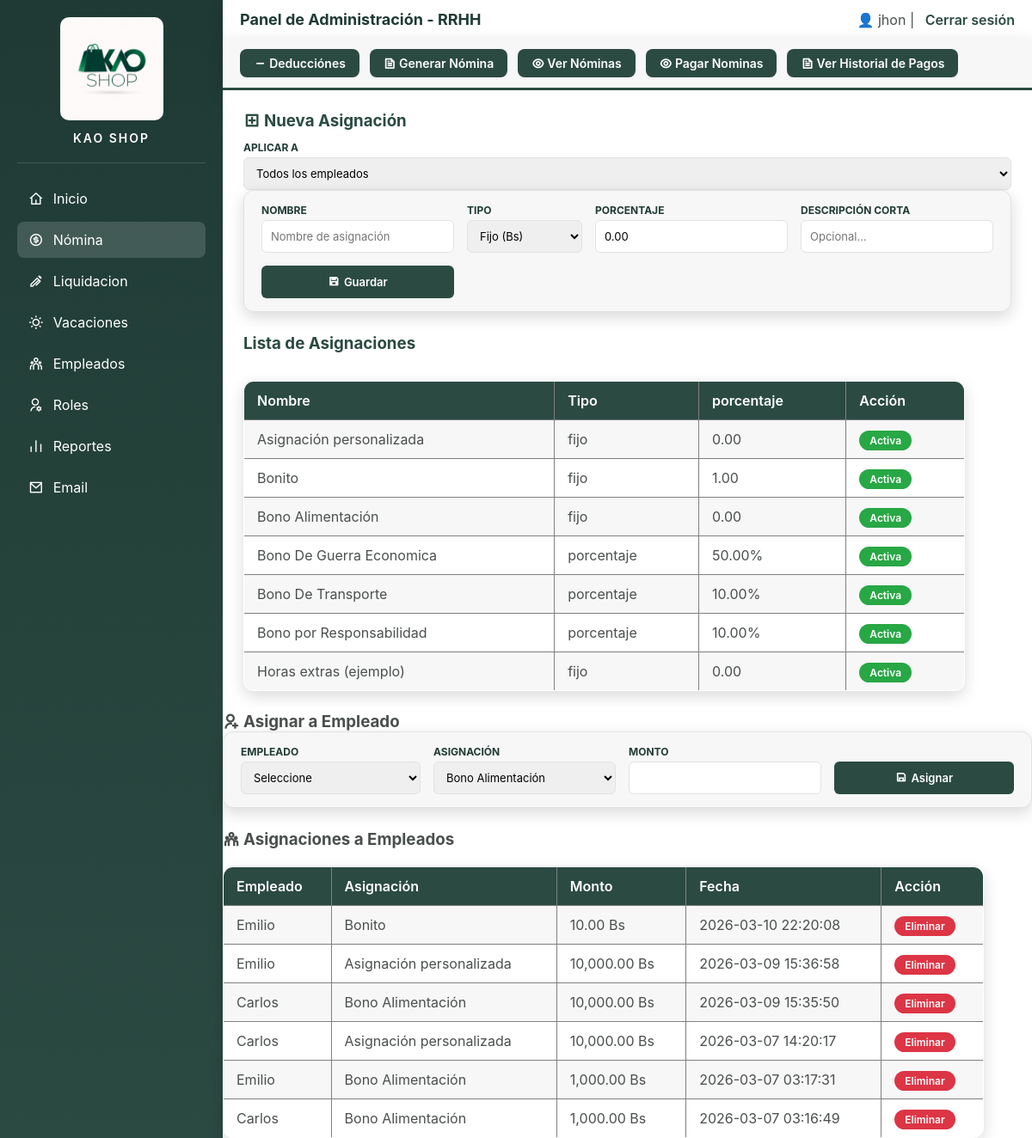
The page /PHP/asignaciones.php (signed in) on the database as committed earlier.
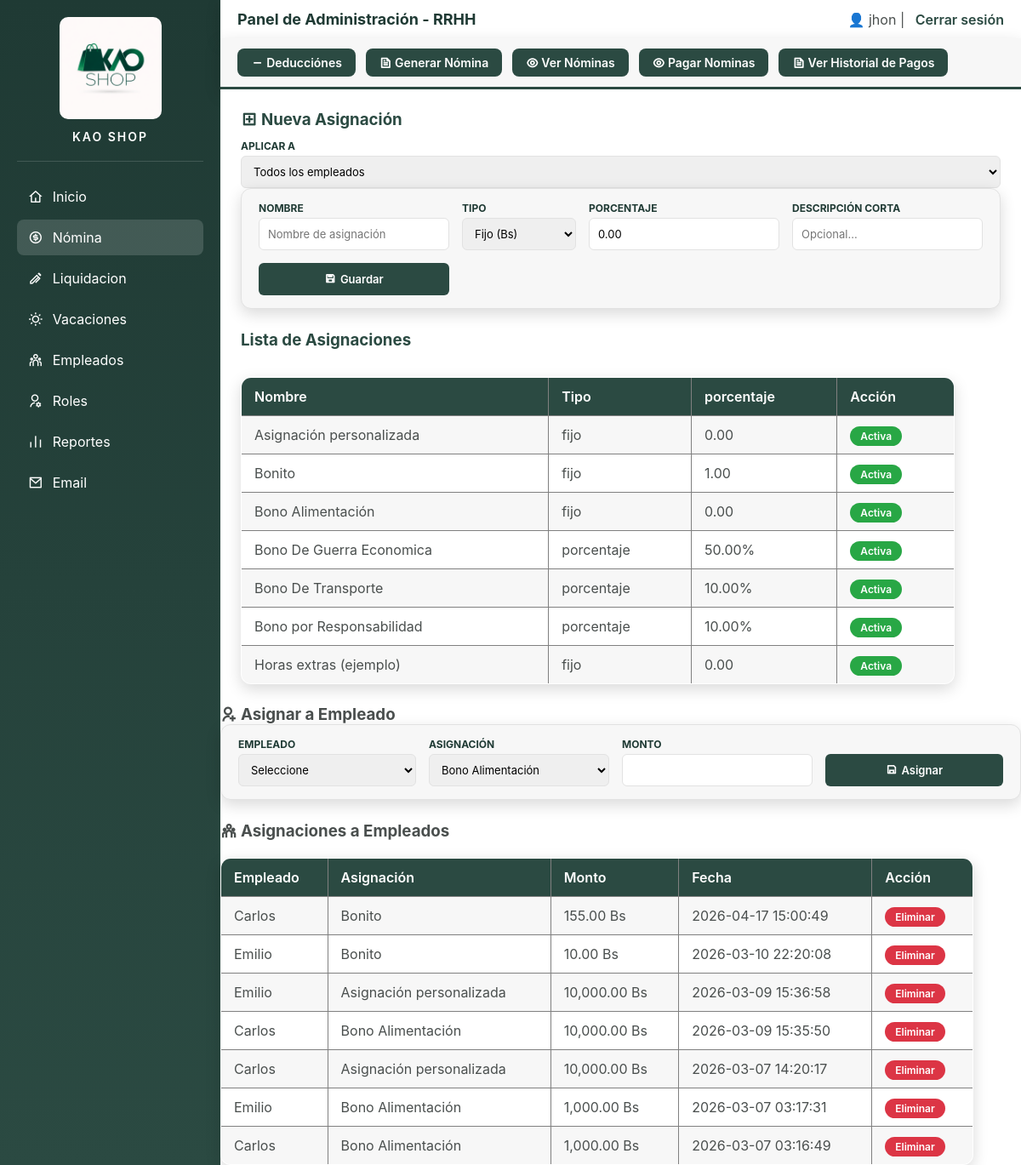
The same page on the database as committed later.
### tables this page shows
CREATE TABLE `tipo_asignacion` (
  `id_asignacion` int(11) NOT NULL,
  `nombre` varchar(100) NOT NULL,
  `tipo` enum('fijo','porcentaje') NOT NULL DEFAULT 'fijo',
  `porcentaje` decimal(10,2) NOT NULL DEFAULT 0.00,
  `descripcion` text DEFAULT NULL,
  `aplica_a` varchar(20) DEFAULT 'todos',
  `activo` tinyint(1) NOT NULL DEFAULT 1
);

CREATE TABLE `asignacion_empleado` (
  `id_asig_emp` int(11) NOT NULL,
  `empleado_id` int(11) NOT NULL,
  `id_asignacion` int(11) DEFAULT NULL,
  `monto` decimal(10,2) NOT NULL,
  `activa` tinyint(1) DEFAULT 1,
  `creada_en` timestamp NOT NULL DEFAULT current_timestamp()
);

CREATE TABLE `empleados` (
  `id` int(11) NOT NULL,
  `cedula` varchar(20) NOT NULL,
  `nombre` varchar(100) NOT NULL,
  `apellido` varchar(100) NOT NULL,
  `direccion` text DEFAULT NULL,
  `telefono` varchar(20) DEFAULT NULL,
  `email` varchar(100) DEFAULT NULL,
  `fecha_ingreso` date NOT NULL,
  `salario_base` decimal(10,2) NOT NULL,
  `estado` enum('activo','inactivo') DEFAULT 'activo'
);

### PHP/asignaciones.php (the view, shortened to what the changed rows need)
<?php
include("db.php");
$res = mysqli_query($conexion, "SELECT * FROM tipo_asignacion ORDER BY activo DESC, nombre ASC");
$asignaciones_emp = mysqli_query($conexion, "
    SELECT
    ae.id_asig_emp,
    e.nombre AS empleado,
    ta.nombre AS asignacion,
    ae.monto,
    ae.creada_en
    FROM asignacion_empleado ae
    JOIN empleados e
    ON e.id = ae.empleado_id
    JOIN tipo_asignacion ta
    ON ta.id_asignacion = ae.id_asignacion
    WHERE ae.activa = 1
    ORDER BY ae.creada_en DESC
    ");
?>
<!DOCTYPE html>
<html lang="es">
<head>
<link rel="stylesheet" href="../css/asignaciones.css">
<link href="https://cdn.jsdelivr.net/npm/remixicon@4.2.0/fonts/remixicon.css" rel="stylesheet">
</head>
<body>
<div class="main">
    <header>
        <h2>Panel de Administración - RRHH</h2>
    </header>
 <div class="contenido">
    <div class="form-group-compact">
    <table border="1" cellpadding="5">
<tr><th>Nombre</th><th>Tipo</th><th>porcentaje</th><th>Acción</th></tr>
<?php while($d = mysqli_fetch_assoc($res)) {
    $activo  = $d['activo'];
    $btn_txt = $activo ? 'Activa' : 'Inactiva';
    $btn_col = $activo ? '#28a745' : '#dc3545';
    $btn_acc = $activo ? '¿Desactivar esta asignación?' : '¿Reactivar esta asignación?';
?>
<tr>
  <td><?= htmlspecialchars($d['nombre']) ?></td>
  <td><?= $d['tipo'] ?></td>
  <td><?= number_format($d['porcentaje'],2) ?><?= $d['tipo']=='porcentaje' ? '%' : '' ?></td>
  <td>
    <a href="toggle_asignacion.php?id=<?= $d['id_asignacion'] ?>"
       onclick="return confirm('<?= $btn_acc ?>')"
       style="background:<?= $btn_col ?>; color:white; padding:4px 12px;
              border-radius:20px; font-size:12px; font-weight:600;
              text-decoration:none;">
       <?= $btn_txt ?>
    </a>
  </td>
</tr>
<?php } ?>
</table>
    </div>
</div>
            <table border="1" cellpadding="5">
            <tr>
            <th>Empleado</th>
            <th>Asignación</th>
            <th>Monto</th>
            <th>Fecha</th>
            <th>Acción</th>
            </tr>
            <?php while($a = mysqli_fetch_assoc($asignaciones_emp)) { ?>
            <tr>
            <td><?= htmlspecialchars($a['empleado']) ?></td>
            <td><?= htmlspecialchars($a['asignacion']) ?></td>
            <td><?= number_format($a['monto'],2) ?> Bs</td>
            <td><?= $a['creada_en'] ?></td>
            <td>
            <a href="eliminar_asignacion_empleado.php?id=<?= $a['id_asig_emp'] ?>"
            onclick="return confirm('¿Desactivar esta asignación al empleado?')"
            style="background:#dc3545; color:white; padding:4px 12px;
                    border-radius:20px; font-size:12px; font-weight:600;
                    text-decoration:none;">
            Eliminar
            </a>
            </td>
            </tr>
            <?php } ?>
            </table>
</div>
</body>
</html>

Rows that differ between the two databases and show on the page:
added asignacion_empleado: empleado.nombre "Carlos", id_asignacion.nombre "Bonito", monto "155.00", creada_en "2026-04-17 15:00:49"
